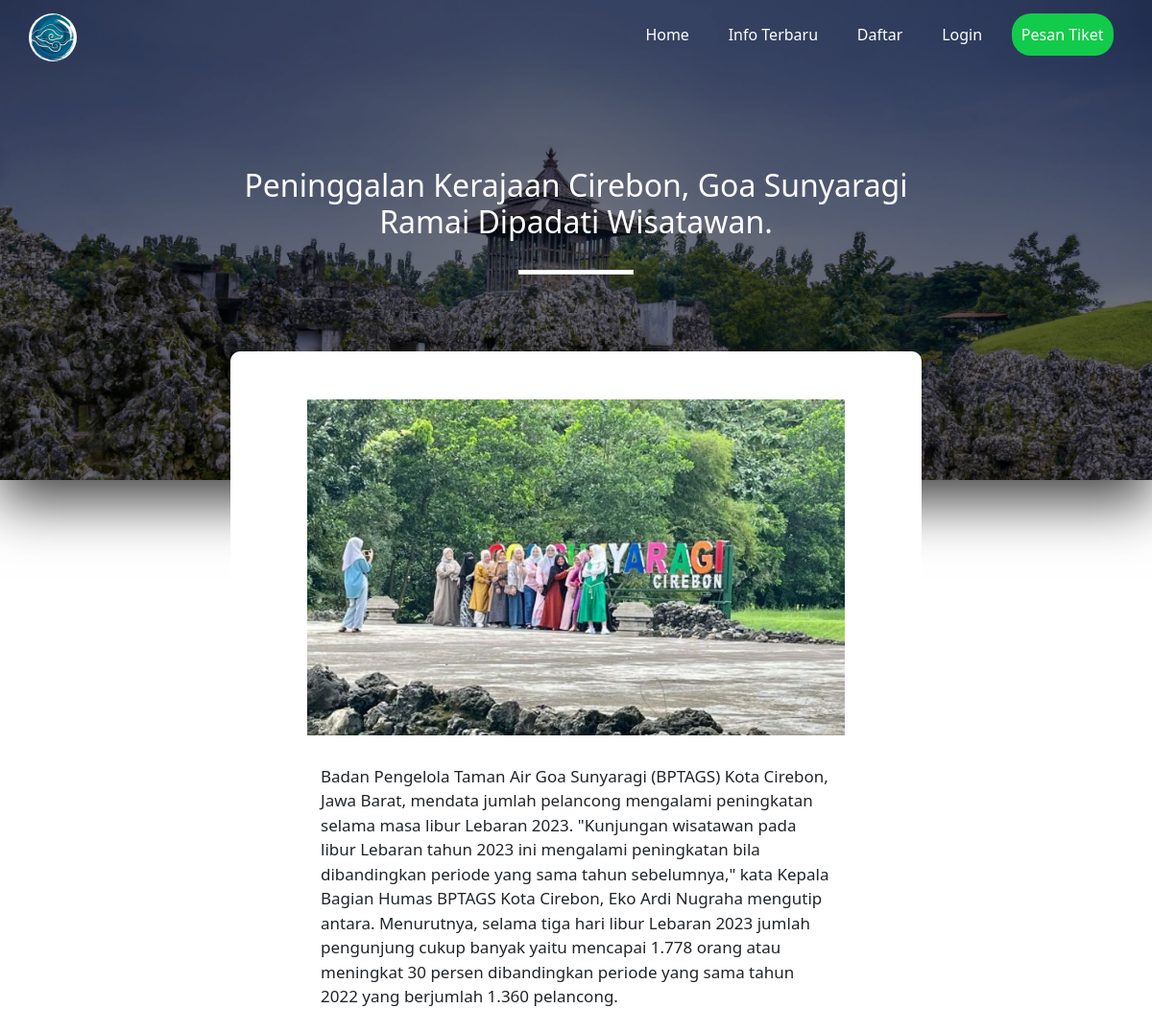
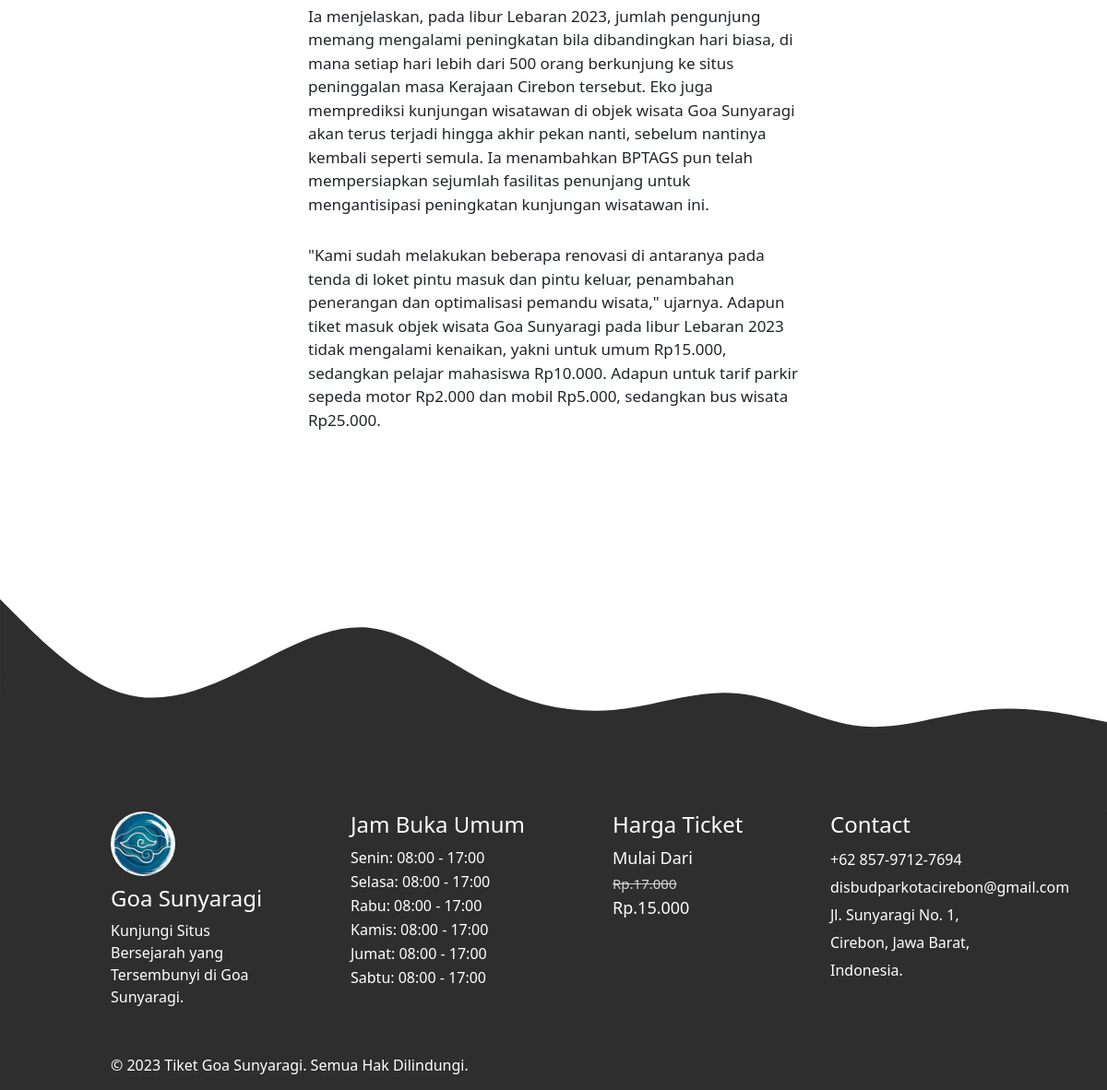
Screenshot of /teks_info.php?idb=7 with the database file from the repository (2 pictures, top to bottom).
### tables this page shows
CREATE TABLE `tbl_berita` (
  `id_berita` int(11) NOT NULL,
  `tgl_berita` date NOT NULL,
  `gambar` text NOT NULL,
  `judul` text NOT NULL,
  `isi1` text NOT NULL,
  `isi2` text NOT NULL,
  `isi3` text NOT NULL
);

### teks_info.php (the view, shortened to what this page needs)
<?php
require_once "function.php";
$query = mysqli_query($db, "SELECT * FROM tbl_berita WHERE id_berita = $_GET[idb]");
$berita = $query -> fetch_array();
?>
<!DOCTYPE html>
<html lang="en">
  <head>
    <link rel="stylesheet" href="style3.css" />
    <link href="https://cdn.jsdelivr.net/npm/bootstrap@5.3.0/dist/css/bootstrap.min.css" rel="stylesheet" />
    <link href="https://unpkg.com/aos@2.3.1/dist/aos.css" rel="stylesheet" />
  </head>
  <body>
    <div class="background"></div>
    <div class="page1">
      <div class="logo">
        <img src="assets/logo1.jpg" />
        <ul>
          <a href="index.php">Home</a>
          <a href="info_terbaru.php">Info Terbaru</a>
          <a href="register.php">Daftar</a>
          <a href="login.php">Login</a>
          <a href="user/">Pesan Tiket</a>
        </ul>
      </div>
      <h2 data-aos="fade-down" data-aos-duration="2000"><?= "$berita[judul]" ?></h2>
      <div class="border"></div>
    </div>
    <div class="page2">
      <div class="gambar">
      <img src="assets/<?= "$berita[gambar]" ?>" alt="" />
      </div>
      <p>
      <?= "$berita[isi1]" ?>
      </p>
      <p>
      <?= "$berita[isi2]" ?>
      </p>
      <p>
      <?= "$berita[isi3]" ?>
      </p>
      <div class="overlay" id="overlay">
      </div>
    </div>
    <footer class="page6">
      <div class="pembungkus">
        <div class="content">
          <img src="assets/logo1.jpg" alt="" />
          <h4>Goa Sunyaragi</h4>
          Kunjungi Situs Bersejarah yang Tersembunyi di Goa Sunyaragi.
        </div>
        <div class="content">
          <h4>Jam Buka Umum</h4>
          Senin: 08:00 - 17:00 <br />
          Selasa: 08:00 - 17:00 <br />
          Rabu: 08:00 - 17:00 <br />
          Kamis: 08:00 - 17:00 <br />
          Jumat: 08:00 - 17:00 <br />
          Sabtu: 08:00 - 17:00
        </div>
        <div class="content">
          <h4>Harga Ticket</h4>
          Mulai Dari <br />
          <span>Rp.17.000</span><br />
          Rp.15.000
        </div>
        <div class="content">
          <h4>Contact</h4>
          +62 857-9712-7694 <br />
          disbudparkotacirebon@gmail.com <br />
          Jl. Sunyaragi No. 1, Cirebon, Jawa Barat, Indonesia.
        </div>
      </div>
      <div class="copyright">© 2023 Tiket Goa Sunyaragi. Semua Hak Dilindungi.</div>
    </footer>
  </body>
</html>

### style3.css (style rules this page uses)
@media (min-width: 992px) and (max-width: 1400px) { .background { background-image: url(assets/goa2.jpg); background-size: cover; filter: brightness(0.5); width: 100%; height: 500px; position: absolute; top: 0; left: 0; z-index: -1; box-shadow: 0px 22px 55px 0px rgba(0, 0, 0, 0.75); -webkit-box-shadow: 0px 22px 55px 0px rgba(0, 0, 0, 0.75); -moz-box-shadow: 0px 22px 55px 0px rgba(0, 0, 0, 0.75); } }
@media (min-width: 992px) and (max-width: 1400px) { .page1 { padding-bottom: 80px; } }
@media (min-width: 992px) and (max-width: 1400px) { .page1 .logo { width: 95vw; margin: auto; display: flex; justify-content: space-between; padding-top: 14px; margin-bottom: 40px; } }
@media (min-width: 992px) and (max-width: 1400px) { ul { width: 550px; justify-content: space-around; display: flex; } }
@media (min-width: 992px) and (max-width: 1400px) { ul a { color: white; text-decoration: none; padding: 10px; transition: all 0.3s ease-in-out; } }
@media (min-width: 992px) and (max-width: 1400px) { ul a:nth-child(5) { background-color: #12cb4a; border-radius: 20px; } }
@media (min-width: 992px) and (max-width: 1400px) { .logo img { border-radius: 100px; height: 50px; width: 50px; } }
@media (min-width: 992px) and (max-width: 1400px) { .page1 h2 { width: 60vw; margin: auto; text-align: center; color: white; margin-top: 100px; padding-bottom: 30px; } }
@media (min-width: 992px) and (max-width: 1400px) { .page1 .border { width: 10vw; height: 5px; margin: auto; background-color: white; } }
@media (min-width: 992px) and (max-width: 1400px) { .page2 { width: 60vw; margin: auto; background-color: white; padding: 50px; padding-left: 80px; padding-right: 80px; font-size: 17px; text-align: left; border-radius: 10px; margin-bottom: 30px; position: relative; } }
@media (min-width: 992px) and (max-width: 1400px) { .gambar { height: auto; width: auto; overflow: hidden; background-color: #12cb4a; position: relative; cursor: pointer; } }
@media (min-width: 992px) and (max-width: 1400px) { .page2 img { width: 100%; height: 350px; } }
@media (min-width: 992px) and (max-width: 1400px) { .page2 p { width: 95%; margin: auto; padding-top: 30px; } }
@media (min-width: 992px) and (max-width: 1400px) { .page6 { background-color: #2e2e2e; margin-top: -10px; color: white; } }
@media (min-width: 992px) and (max-width: 1400px) { .page6 .pembungkus { width: 80vw; display: flex; justify-content: space-between; margin: auto; margin-bottom: 50px; } }
@media (min-width: 992px) and (max-width: 1400px) { .pembungkus .content:nth-child(1) { width: 15vw; } }
@media (min-width: 992px) and (max-width: 1400px) { .pembungkus .content:nth-child(2) { width: 17vw; line-height: 26px; } }
@media (min-width: 992px) and (max-width: 1400px) { .pembungkus .content:nth-child(3) { width: 13vw; font-size: 18px; } }
@media (min-width: 992px) and (max-width: 1400px) { .content:nth-child(3) span { font-size: 15px; color: lightgray; text-decoration: line-through lightgray; } }
@media (min-width: 992px) and (max-width: 1400px) { .pembungkus .content:nth-child(4) { width: 15vw; line-height: 30px; } }
@media (min-width: 992px) and (max-width: 1400px) { .content:nth-child(1) img { width: 70px; height: 70px; border-radius: 100px; margin-bottom: 10px; } }
@media (min-width: 992px) and (max-width: 1400px) { .page6 .copyright { width: 80vw; margin: auto; padding-bottom: 15px; } }

### rows the page displays
tbl_berita: judul "Peninggalan Kerajaan Cirebon, Goa Sunyaragi Ramai Dipadati Wisatawan.", gambar (picture), isi1 "Badan Pengelola Taman Air Goa Sunyaragi (BPTAGS) Kota Cirebon, Jawa Barat, mendata jumlah pelancong mengalami peningkatan selama masa libur Lebaran 2023. \"Kunjungan wisatawan pada libur Lebaran tahun 2023 ini mengalami peningkatan bila dibandingkan periode yang sama tahun sebelumnya,\" kata Kepala Bagian Humas BPTAGS Kota Cirebon, Eko Ardi Nugraha mengutip antara. Menurutnya, selama tiga hari libur Lebaran 2023 jumlah pengunjung cukup banyak yaitu mencapai 1.778 orang atau meningkat 30 persen dibandingkan periode yang sama tahun 2022 yang berjumlah 1.360 pelancong.", isi2 "Ia menjelaskan, pada libur Lebaran 2023, jumlah pengunjung memang mengalami peningkatan bila dibandingkan hari biasa, di mana setiap hari lebih dari 500 orang berkunjung ke situs peninggalan masa Kerajaan Cirebon tersebut. Eko juga memprediksi kunjungan wisatawan di objek wisata Goa Sunyaragi akan terus terjadi hingga akhir pekan nanti, sebelum nantinya kembali seperti semula. Ia menambahkan BPTAGS pun telah mempersiapkan sejumlah fasilitas penunjang untuk mengantisipasi peningkatan kunjungan wisatawan ini.", isi3 "\"Kami sudah melakukan beberapa renovasi di antaranya pada tenda di loket pintu masuk dan pintu keluar, penambahan penerangan dan optimalisasi pemandu wisata,\" ujarnya. Adapun tiket masuk objek wisata Goa Sunyaragi pada libur Lebaran 2023 tidak mengalami kenaikan, yakni untuk umum Rp15.000, sedangkan pelajar mahasiswa Rp10.000. Adapun untuk tarif parkir sepeda motor Rp2.000 dan mobil Rp5.000, sedangkan bus wisata Rp25.000."
